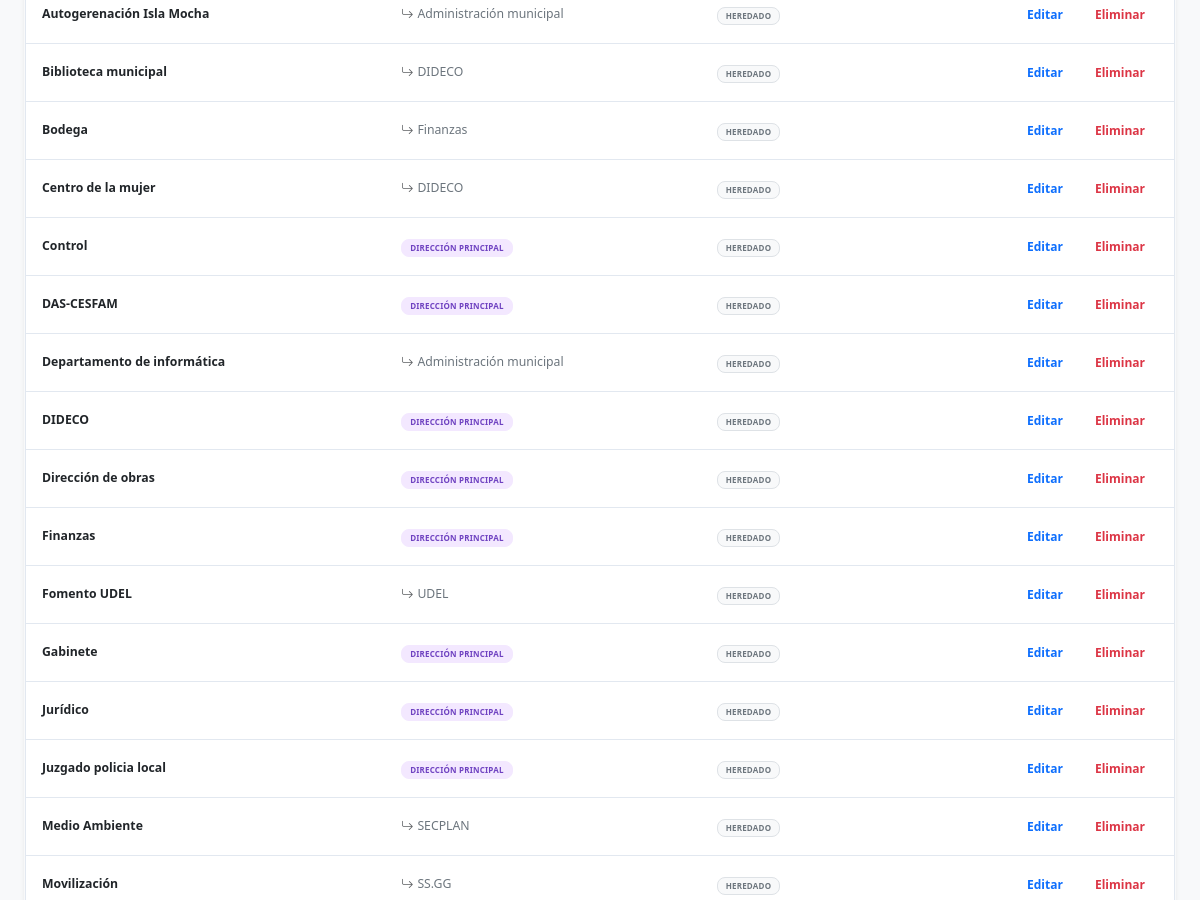
Page /unidades.php (signed in, middle part) on the earlier database version.
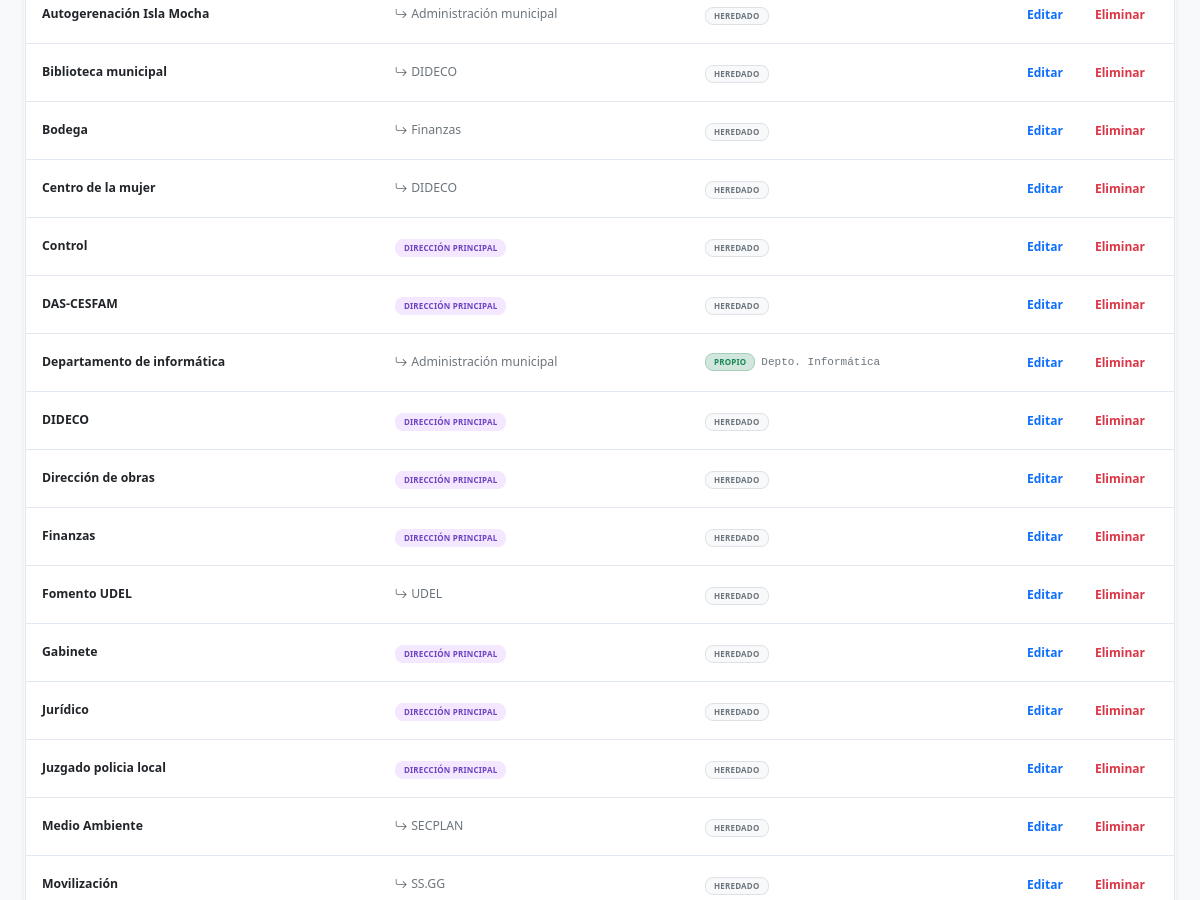
Same page on the later database version.
### tables this page shows
CREATE TABLE `unidades` (
  `id` int NOT NULL AUTO_INCREMENT,
  `nombre` varchar(150) NOT NULL,
  `padre_id` int DEFAULT NULL,
  `centro_costo_id` int DEFAULT NULL,
  `jefe_actual_id` int DEFAULT NULL,
  PRIMARY KEY (`id`),
  KEY `fk_uni_padre` (`padre_id`),
  KEY `fk_uni_cc` (`centro_costo_id`)
);

CREATE TABLE `centros_costo` (
  `id` int NOT NULL AUTO_INCREMENT,
  `codigo_cuenta` varchar(50) NOT NULL,
  `nombre` varchar(150) NOT NULL,
  `anio_fiscal` int NOT NULL,
  `activo` tinyint(1) DEFAULT '1',
  PRIMARY KEY (`id`)
);

### unidades.php (the view, shortened to what this page needs)
<?php
require_once 'config.php';
$stmt = $pdo->query("
    SELECT u.*,
           p.nombre as nombre_padre,
           cc.nombre as nombre_cc
    FROM unidades u
    LEFT JOIN unidades p ON u.padre_id = p.id
    LEFT JOIN centros_costo cc ON u.centro_costo_id = cc.id
    ORDER BY u.nombre ASC
");
$unidades = $stmt->fetchAll();
?>
<!DOCTYPE html>
<html lang="es">
<head>
    <?php
    include __DIR__ . '/head.php';
    ?>
</head>
<body class="bg-light text-slate-800 pb-20 font-sans">
    <div class="container mt-4 px-3 px-md-4">
        <div class="card shadow-sm border-light">
            <div class="table-responsive rounded-bottom">
                <table class="table table-hover align-middle mb-0">
                    <tbody class="divide-y divide-gray-100 bg-white">
                        <?php foreach($unidades as $row): ?>
                        <tr>
                            <td class="p-3 fw-bold text-dark small">
                                <?= htmlspecialchars($row['nombre']) ?>
                            </td>
                            <td class="p-3">
                                <?php if($row['nombre_padre']): ?>
                                    <span class="text-secondary small d-flex align-items-center gap-1">
                                        <i class="bi bi-arrow-return-right text-muted"></i>
                                        <?= htmlspecialchars($row['nombre_padre']) ?>
                                    </span>
                                <?php else: ?>
                                    <span class="badge bg-purple-subtle text-purple border border-purple-subtle px-2 py-1 text-uppercase" style="font-size: 8px;">Dirección Principal</span>
                                <?php endif; ?>
                            </td>
                            <td class="p-3">
                                <?php if($row['nombre_cc']): ?>
                                    <div class="d-flex align-items-center gap-1.5">
                                        <span class="badge bg-success-subtle text-success border border-success-subtle px-2 py-1 text-uppercase" style="font-size: 8px;">Propio</span>
                                        <span class="text-secondary font-monospace small" style="font-size: 11px;"><?= htmlspecialchars($row['nombre_cc']) ?></span>
                                    </div>
                                <?php else: ?>
                                    <span class="badge bg-light text-secondary border px-2 py-1 text-uppercase" style="font-size: 8px;">Heredado</span>
                                <?php endif; ?>
                            </td>
                            <td class="p-3 text-center">
                                <div class="d-flex align-items-center justify-content-center gap-1.5">
                                    <a href="unidades.php?action=edit&id=<?= $row['id'] ?>" class="btn btn-outline-primary btn-sm px-2.5 py-1 fw-bold text-xs" title="Editar">
                                        Editar
                                    </a>
                                    <form method="POST" action="unidades.php" class="d-inline" onsubmit="return confirm('¿Está seguro de eliminar esta unidad?')">
                                        <button type="submit" class="btn btn-outline-danger btn-sm px-2.5 py-1 fw-bold text-xs" title="Eliminar">
                                            Eliminar
                                        </button>
                                    </form>
                                </div>
                            </td>
                        </tr>
                        <?php endforeach; ?>
                    </tbody>
                </table>
            </div>
        </div>
    </div>
</body>
</html>

Differences in the rows shown:
changed unidades "Departamento de informática": centro_costo.nombre (not shown) → "Depto. Informática"; text "HEREDADO" → "PROPIO"
